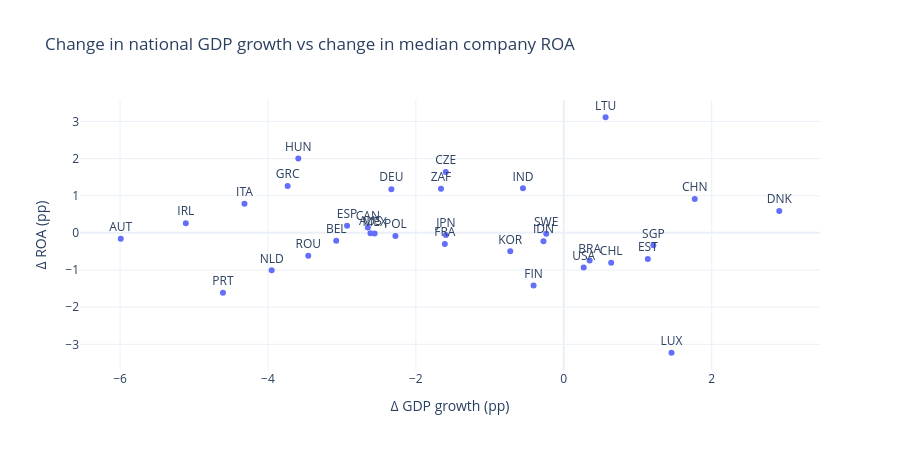

The notebook cell this image was saved under:
### Markdown cell above
## 4 · Do countries whose economy accelerated see their firms' returns rise?
A between-country version of the same idea: the change in each country's typical ROA (last two fiscal years vs first two) against the change in its GDP growth over the same years.

### Code cell
yrs = [int(y) for y in sorted(fy.fiscal_year.unique()) if y <= 2025]
early, late = yrs[:2], yrs[-2:]
def med(d, ys):
    t = d[d.fiscal_year.isin(ys)]
    return t.groupby("iso3").agg(roa=("roa_pp", "median"), g=("gdp_growth_now", "mean"), n=("company_id", "nunique"))
ch = med(fy, late).join(med(fy, early), lsuffix="_late", rsuffix="_early").dropna()
ch = ch[(ch.n_late >= MIN_FIRMS) & (ch.n_early >= MIN_FIRMS)]
ch["Δ ROA (pp)"] = ch.roa_late - ch.roa_early; ch["Δ GDP growth (pp)"] = ch.g_late - ch.g_early
r, p, n = spearman(ch["Δ GDP growth (pp)"], ch["Δ ROA (pp)"])
print(f"Fiscal years {early} → {late}: Spearman ρ between change in GDP growth and change in median ROA = {r:+.2f} (p = {p:.3f}, n = {n} countries)")
px.scatter(ch.reset_index().assign(country=lambda d: d.iso3.map(names)), x="Δ GDP growth (pp)", y="Δ ROA (pp)", text="iso3", hover_name="country",
           title="Change in national GDP growth vs change in median company ROA", height=450).update_traces(textposition="top center")

### Figure 1 — Plotly figure (JSON) as saved in the notebook; plotly's stock layout.template omitted (floating-point values rounded to 4 significant figures)
{"data": [{"hovertemplate": "<b>%{hovertext}</b><br><br>Δ GDP growth (pp)=%{x}<br>Δ ROA (pp)=%{y}<br>iso3=%{text}<extra></extra>", "hovertext": ["Australia", "Austria", "Belgium", "Brazil", "Canada", "Chile", "China", "Czechia", "Germany", "Denmark", "Spain", "Estonia", "Finland", "France", "Greece", "Hungary", "Indonesia", "India", "Ireland", "Italy", "Japan", "South Korea", "Lithuania", "Luxembourg", "Mexico", "Netherlands", "Poland", "Portugal", "Romania", "Singapore", "Sweden", "United States", "South Africa"], "legendgroup": "", "marker": {"color": "#636efa", "symbol": "circle"}, "mode": "markers+text", "name": "", "orientation": "v", "showlegend": false, "text": ["AUS", "AUT", "BEL", "BRA", "CAN", "CHL", "CHN", "CZE", "DEU", "DNK", "ESP", "EST", "FIN", "FRA", "GRC", "HUN", "IDN", "IND", "IRL", "ITA", "JPN", "KOR", "LTU", "LUX", "MEX", "NLD", "POL", "PRT", "ROU", "SGP", "SWE", "USA", "ZAF"], "textposition": "top center", "type": "scatter", "x": [-2.614, -5.99, -3.077, 0.3497, -2.649, 0.6404, 1.771, -1.596, -2.331, 2.913, -2.93, 1.136, -0.4084, -1.609, -3.734, -3.59, -0.2746, -0.5521, -5.11, -4.317, -1.594, -0.724, 0.5649, 1.456, -2.558, -3.95, -2.276, -4.608, -3.455, 1.211, -0.2376, 0.269, -1.661], "xaxis": "x", "y": [-0.0092, -0.1598, -0.2104, -0.7442, 0.1476, -0.8011, 0.9126, 1.637, 1.175, 0.5885, 0.1924, -0.7033, -1.418, -0.3004, 1.26, 1.999, -0.224, 1.199, 0.2592, 0.7858, -0.0544, -0.4968, 3.112, -3.227, -0.01616, -1.008, -0.08472, -1.61, -0.6132, -0.3356, -0.02676, -0.929, 1.186], "yaxis": "y"}], "layout": {"height": 450, "legend": {"tracegroupgap": 0}, "title": {"text": "Change in national GDP growth vs change in median company ROA"}, "xaxis": {"anchor": "y", "domain": [0.0, 1.0], "title": {"text": "Δ GDP growth (pp)"}}, "yaxis": {"anchor": "x", "domain": [0.0, 1.0], "title": {"text": "Δ ROA (pp)"}}}}
